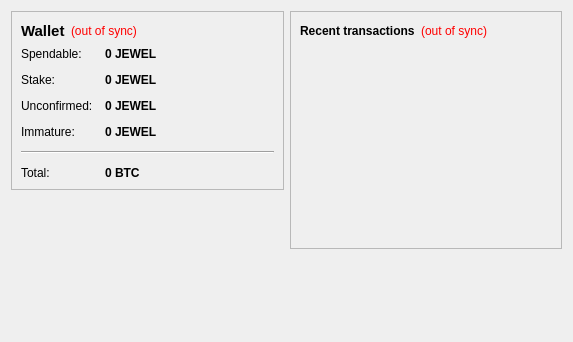
<?xml version="1.0" encoding="UTF-8"?>
<ui version="4.0">
 <class>OverviewPage</class>
 <widget class="QWidget" name="OverviewPage">
  <property name="geometry">
   <rect>
    <x>0</x>
    <y>0</y>
    <width>573</width>
    <height>342</height>
   </rect>
  </property>
  <property name="windowTitle">
   <string>Form</string>
  </property>
  <layout class="QHBoxLayout" name="horizontalLayout" stretch="1,1">
   <item>
    <layout class="QVBoxLayout" name="verticalLayout_2">
     <item>
      <widget class="QFrame" name="frame">
       <property name="frameShape">
        <enum>QFrame::StyledPanel</enum>
       </property>
       <property name="frameShadow">
        <enum>QFrame::Raised</enum>
       </property>
       <layout class="QVBoxLayout" name="verticalLayout_4">
        <item>
         <layout class="QHBoxLayout" name="horizontalLayout_4">
          <item>
           <widget class="QLabel" name="label_5">
            <property name="font">
             <font>
              <pointsize>11</pointsize>
              <weight>75</weight>
              <bold>true</bold>
             </font>
            </property>
            <property name="text">
             <string>Wallet</string>
            </property>
           </widget>
          </item>
          <item>
           <widget class="QLabel" name="labelWalletStatus">
            <property name="toolTip">
             <string>The displayed information may be out of date. Your wallet automatically synchronizes with the JewelCoin network after a connection is established, but this process has not completed yet.</string>
            </property>
            <property name="styleSheet">
             <string notr="true">QLabel { color: red; }</string>
            </property>
            <property name="text">
             <string notr="true">(out of sync)</string>
            </property>
            <property name="alignment">
             <set>Qt::AlignLeading|Qt::AlignLeft|Qt::AlignVCenter</set>
            </property>
           </widget>
          </item>
          <item>
           <spacer name="horizontalSpacer_2">
            <property name="orientation">
             <enum>Qt::Horizontal</enum>
            </property>
            <property name="sizeHint" stdset="0">
             <size>
              <width>40</width>
              <height>20</height>
             </size>
            </property>
           </spacer>
          </item>
         </layout>
        </item>
        <item>
         <layout class="QFormLayout" name="formLayout_2">
          <property name="fieldGrowthPolicy">
           <enum>QFormLayout::AllNonFixedFieldsGrow</enum>
          </property>
          <property name="horizontalSpacing">
           <number>12</number>
          </property>
          <property name="verticalSpacing">
           <number>12</number>
          </property>
          <item row="0" column="0">
           <widget class="QLabel" name="label">
            <property name="text">
             <string>Spendable:</string>
            </property>
           </widget>
          </item>
          <item row="0" column="1">
           <widget class="QLabel" name="labelBalance">
            <property name="font">
             <font>
              <weight>75</weight>
              <bold>true</bold>
             </font>
            </property>
            <property name="cursor">
             <cursorShape>IBeamCursor</cursorShape>
            </property>
            <property name="toolTip">
             <string>Your current spendable balance</string>
            </property>
            <property name="text">
             <string notr="true">0 JEWEL</string>
            </property>
            <property name="textInteractionFlags">
             <set>Qt::LinksAccessibleByMouse|Qt::TextSelectableByKeyboard|Qt::TextSelectableByMouse</set>
            </property>
           </widget>
          </item>
          <item row="1" column="0">
           <widget class="QLabel" name="label_6">
            <property name="text">
             <string>Stake:</string>
            </property>
           </widget>
          </item>
          <item row="1" column="1">
           <widget class="QLabel" name="labelStake">
            <property name="font">
             <font>
              <weight>75</weight>
              <bold>true</bold>
             </font>
            </property>
            <property name="cursor">
             <cursorShape>IBeamCursor</cursorShape>
            </property>
            <property name="toolTip">
             <string>Total of coins that was staked, and do not yet count toward the current balance</string>
            </property>
            <property name="text">
             <string notr="true">0 JEWEL</string>
            </property>
            <property name="textInteractionFlags">
             <set>Qt::LinksAccessibleByMouse|Qt::TextSelectableByKeyboard|Qt::TextSelectableByMouse</set>
            </property>
           </widget>
          </item>
          <item row="2" column="0">
           <widget class="QLabel" name="label_3">
            <property name="text">
             <string>Unconfirmed:</string>
            </property>
           </widget>
          </item>
          <item row="2" column="1">
           <widget class="QLabel" name="labelUnconfirmed">
            <property name="font">
             <font>
              <weight>75</weight>
              <bold>true</bold>
             </font>
            </property>
            <property name="cursor">
             <cursorShape>IBeamCursor</cursorShape>
            </property>
            <property name="toolTip">
             <string>Total of transactions that have yet to be confirmed, and do not yet count toward the current balance</string>
            </property>
            <property name="text">
             <string notr="true">0 JEWEL</string>
            </property>
            <property name="textInteractionFlags">
             <set>Qt::LinksAccessibleByMouse|Qt::TextSelectableByKeyboard|Qt::TextSelectableByMouse</set>
            </property>
           </widget>
          </item>
          <item row="3" column="0">
           <widget class="QLabel" name="labelImmatureText">
            <property name="text">
             <string>Immature:</string>
            </property>
           </widget>
          </item>
          <item row="3" column="1">
           <widget class="QLabel" name="labelImmature">
            <property name="font">
             <font>
              <weight>75</weight>
              <bold>true</bold>
             </font>
            </property>
            <property name="toolTip">
             <string>Mined balance that has not yet matured</string>
            </property>
            <property name="text">
             <string notr="true">0 JEWEL</string>
            </property>
            <property name="textInteractionFlags">
             <set>Qt::LinksAccessibleByMouse|Qt::TextSelectableByKeyboard|Qt::TextSelectableByMouse</set>
            </property>
           </widget>
          </item>
          <item row="4" column="0" colspan="2">
           <widget class="Line" name="line">
            <property name="orientation">
             <enum>Qt::Horizontal</enum>
            </property>
           </widget>
          </item>
          <item row="5" column="0">
           <widget class="QLabel" name="labelTotalText">
            <property name="text">
             <string>Total:</string>
            </property>
           </widget>
          </item>
          <item row="5" column="1">
           <widget class="QLabel" name="labelTotal">
            <property name="font">
             <font>
              <weight>75</weight>
              <bold>true</bold>
             </font>
            </property>
            <property name="cursor">
             <cursorShape>IBeamCursor</cursorShape>
            </property>
            <property name="toolTip">
             <string>Your current total balance</string>
            </property>
            <property name="text">
             <string notr="true">0 BTC</string>
            </property>
            <property name="textInteractionFlags">
             <set>Qt::LinksAccessibleByMouse|Qt::TextSelectableByKeyboard|Qt::TextSelectableByMouse</set>
            </property>
           </widget>
          </item>
         </layout>
        </item>
       </layout>
      </widget>
     </item>
     <item>
      <spacer name="verticalSpacer_3">
       <property name="orientation">
        <enum>Qt::Vertical</enum>
       </property>
       <property name="sizeHint" stdset="0">
        <size>
         <width>20</width>
         <height>40</height>
        </size>
       </property>
      </spacer>
     </item>
     <item>
      <widget class="QLabel" name="label_2">
       <property name="text">
        <string/>
       </property>
       <property name="pixmap">
        <pixmap resource="../bitcoin.qrc">:/images/backg</pixmap>
       </property>
       <property name="scaledContents">
        <bool>false</bool>
       </property>
       <property name="alignment">
        <set>Qt::AlignCenter</set>
       </property>
      </widget>
     </item>
     <item>
      <spacer name="verticalSpacer">
       <property name="orientation">
        <enum>Qt::Vertical</enum>
       </property>
       <property name="sizeHint" stdset="0">
        <size>
         <width>20</width>
         <height>40</height>
        </size>
       </property>
      </spacer>
     </item>
    </layout>
   </item>
   <item>
    <layout class="QVBoxLayout" name="verticalLayout_3">
     <item>
      <widget class="QFrame" name="frame_2">
       <property name="frameShape">
        <enum>QFrame::StyledPanel</enum>
       </property>
       <property name="frameShadow">
        <enum>QFrame::Raised</enum>
       </property>
       <layout class="QVBoxLayout" name="verticalLayout">
        <item>
         <layout class="QHBoxLayout" name="horizontalLayout_2">
          <item>
           <widget class="QLabel" name="label_4">
            <property name="text">
             <string>&lt;b&gt;Recent transactions&lt;/b&gt;</string>
            </property>
           </widget>
          </item>
          <item>
           <widget class="QLabel" name="labelTransactionsStatus">
            <property name="toolTip">
             <string>The displayed information may be out of date. Your wallet automatically synchronizes with the JewelCoin network after a connection is established, but this process has not completed yet.</string>
            </property>
            <property name="styleSheet">
             <string notr="true">QLabel { color: red; }</string>
            </property>
            <property name="text">
             <string notr="true">(out of sync)</string>
            </property>
            <property name="alignment">
             <set>Qt::AlignRight|Qt::AlignTrailing|Qt::AlignVCenter</set>
            </property>
           </widget>
          </item>
          <item>
           <spacer name="horizontalSpacer">
            <property name="orientation">
             <enum>Qt::Horizontal</enum>
            </property>
            <property name="sizeHint" stdset="0">
             <size>
              <width>40</width>
              <height>20</height>
             </size>
            </property>
           </spacer>
          </item>
         </layout>
        </item>
        <item>
         <widget class="QListView" name="listTransactions">
          <property name="styleSheet">
           <string notr="true">QListView { background: transparent; }</string>
          </property>
          <property name="frameShape">
           <enum>QFrame::NoFrame</enum>
          </property>
          <property name="verticalScrollBarPolicy">
           <enum>Qt::ScrollBarAlwaysOff</enum>
          </property>
          <property name="horizontalScrollBarPolicy">
           <enum>Qt::ScrollBarAlwaysOff</enum>
          </property>
          <property name="selectionMode">
           <enum>QAbstractItemView::NoSelection</enum>
          </property>
         </widget>
        </item>
       </layout>
      </widget>
     </item>
     <item>
      <spacer name="verticalSpacer_2">
       <property name="orientation">
        <enum>Qt::Vertical</enum>
       </property>
       <property name="sizeHint" stdset="0">
        <size>
         <width>20</width>
         <height>40</height>
        </size>
       </property>
      </spacer>
     </item>
    </layout>
   </item>
  </layout>
 </widget>
 <resources>
  <include location="../bitcoin.qrc"/>
 </resources>
 <connections/>
</ui>
